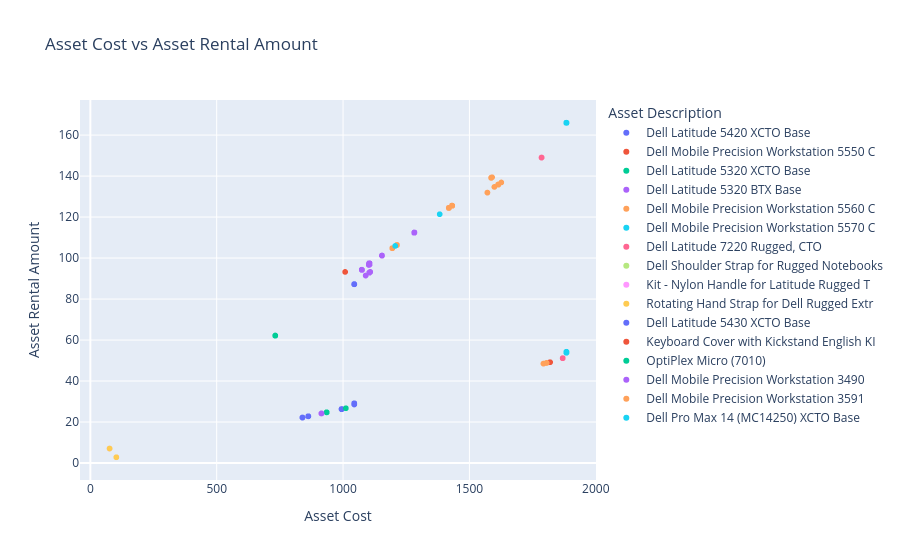

Write notebook code for a chart like this one.
### Code cell
# Asset Cost vs Asset Rental Amount
fig = px.scatter(
    df,
    x="Asset Cost",
    y="Asset Rental Amount",
    color="Asset Description",
    hover_data=["Contract Number", "Service Tag"],
    title="Asset Cost vs Asset Rental Amount"
)
fig.show()

### Figure 1 — Plotly figure (JSON) as saved in the notebook; plotly's stock layout.template omitted (floating-point values rounded to 4 significant figures; data arrays with more than 128 entries replaced by an {"elided": "..."} marker saying what was removed)
{"data": [{"customdata": [["001-6428292-275", "DXKB2F3"], ["001-6428292-275", "7SVG2F3"], ["001-6428292-275", "CNXQ2F3"], ["001-6428292-275", "FNTH2F3"], ["001-6428292-275", "CDHH2F3"], ["001-6428292-275", "GB8Q2F3"], ["001-6428292-275", "43PQ2F3"], ["001-6428292-280", "8GVY1J3"], ["001-6428292-280", "JRVY1J3"], ["001-6428292-280", "HRGJ2J3"], ["001-6428292-280", "7YQH1J3"], ["001-6428292-280", "81RH1J3"], ["001-6428292-280", "169J1J3"], ["001-6428292-283", "HTYR9K3"], ["001-6428292-283", "4X6T9K3"], ["001-6428292-283", "62NR9K3"], ["001-6428292-283", "BY3R9K3"], ["001-6428292-283", "4R6T9K3"], ["001-6428292-283", "31PS9K3"], ["001-6428292-283", "704R9K3"], ["001-6428292-283", "6DHQ9K3"], ["001-6428292-284", "HH2SGK3"], ["001-6428292-284", "47ZTGK3"], ["001-6428292-284", "9YXSGK3"], ["001-6428292-288", "9SX0PQ3"], ["001-6428292-288", "9TX0PQ3"], ["001-6428292-288", "JBYBNQ3"], ["001-6428292-288", "HXCBNQ3"], ["001-6428292-288", "6BYBNQ3"], ["001-6428292-288", "JK6BNQ3"], ["001-6428292-288", "D691PQ3"], ["001-6428292-288", "FTXBNQ3"], ["001-6428292-288", "7NKBNQ3"]], "hovertemplate": "Asset Description=Dell Latitude 5420 XCTO Base<br>Asset Cost=%{x}<br>Asset Rental Amount=%{y}<br>Contract Number=%{customdata[0]}<br>Service Tag=%{customdata[1]}<extra></extra>", "legendgroup": "Dell Latitude 5420 XCTO Base", "marker": {"color": "#636efa", "symbol": "circle"}, "mode": "markers", "name": "Dell Latitude 5420 XCTO Base", "showlegend": true, "type": "scattergl", "x": [862.4, 862.4, 862.4, 862.4, 862.6, 862.6, 862.6, 839.3, 839.3, 839.3, 839.3, 839.3, 839.3, 994.3, 994.3, 994.3, 994.3, 994.3, 994.3, 994.3, 994.3, 994.3, 994.3, 994.3, 994.3, 994.3, 995.2, 994.3, 994.3, 994.3, 994.3, 995.2, 995.2], "xaxis": "x", "y": [22.81, 22.8, 22.81, 22.8, 22.81, 22.81, 22.81, 22.2, 22.2, 22.2, 22.21, 22.21, 22.21, 26.3, 26.3, 26.3, 26.3, 26.3, 26.3, 26.3, 26.3, 26.29, 26.3, 26.3, 26.3, 26.25, 26.33, 26.3, 26.3, 26.3, 26.3, 26.33, 26.33], "yaxis": "y"}, {"customdata": [["001-6428292-278", "HJ8PZ33"], ["001-6428292-278", "BCPRZ33"], ["001-6428292-278", "8DPRZ33"]], "hovertemplate": "Asset Description=Dell Mobile Precision Workstation 5550 C<br>Asset Cost=%{x}<br>Asset Rental Amount=%{y}<br>Contract Number=%{customdata[0]}<br>Service Tag=%{customdata[1]}<extra></extra>", "legendgroup": "Dell Mobile Precision Workstation 5550 C", "marker": {"color": "#EF553B", "symbol": "circle"}, "mode": "markers", "name": "Dell Mobile Precision Workstation 5550 C", "showlegend": true, "type": "scattergl", "x": [1819, 1819, 1819], "xaxis": "x", "y": [49.19, 49.19, 49.19], "yaxis": "y"}, {"customdata": [["001-6428292-278", "50WM3B3"], ["001-6428292-278", "2YVM3B3"], ["001-6428292-278", "H0WM3B3"], ["001-6428292-278", "90WM3B3"], ["001-6428292-278", "G0WM3B3"], ["001-6428292-278", "5YVM3B3"], ["001-6428292-278", "F0WM3B3"], ["001-6428292-285", "4BXHGL3"]], "hovertemplate": "Asset Description=Dell Latitude 5320 XCTO Base<br>Asset Cost=%{x}<br>Asset Rental Amount=%{y}<br>Contract Number=%{customdata[0]}<br>Service Tag=%{customdata[1]}<extra></extra>", "legendgroup": "Dell Latitude 5320 XCTO Base", "marker": {"color": "#00cc96", "symbol": "circle"}, "mode": "markers", "name": "Dell Latitude 5320 XCTO Base", "showlegend": true, "type": "scattergl", "x": [935.1, 935.1, 935.1, 935.1, 935.1, 935.1, 935.1, 1011.0], "xaxis": "x", "y": [24.73, 24.73, 24.73, 24.73, 24.73, 24.73, 24.73, 26.73], "yaxis": "y"}, {"customdata": [["001-6428292-281", "3J17FG3"], ["001-6428292-281", "JH17FG3"], ["001-6428292-281", "6L17FG3"], ["001-6428292-281", "6XXY8G3"]], "hovertemplate": "Asset Description=Dell Latitude 5320 BTX Base<br>Asset Cost=%{x}<br>Asset Rental Amount=%{y}<br>Contract Number=%{customdata[0]}<br>Service Tag=%{customdata[1]}<extra></extra>", "legendgroup": "Dell Latitude 5320 BTX Base", "marker": {"color": "#ab63fa", "symbol": "circle"}, "mode": "markers", "name": "Dell Latitude 5320 BTX Base", "showlegend": true, "type": "scattergl", "x": [914.5, 914.5, 914.5, 914.5], "xaxis": "x", "y": [24.18, 24.18, 24.18, 24.19], "yaxis": "y"}, {"customdata": [["001-6428292-282", "DB6KZH3"], ["001-6428292-282", "5PKKZH3"], ["001-6428292-288", "F0LJPN3"], ["001-6428292-288", "JG0FQN3"], ["001-6428292-288", "FCDJPN3"], ["001-6428292-288", "60MLPN3"]], "hovertemplate": "Asset Description=Dell Mobile Precision Workstation 5560 C<br>Asset Cost=%{x}<br>Asset Rental Amount=%{y}<br>Contract Number=%{customdata[0]}<br>Service Tag=%{customdata[1]}<extra></extra>", "legendgroup": "Dell Mobile Precision Workstation 5560 C", "marker": {"color": "#FFA15A", "symbol": "circle"}, "mode": "markers", "name": "Dell Mobile Precision Workstation 5560 C", "showlegend": true, "type": "scattergl", "x": [1793.0, 1793.0, 1805.0, 1805.0, 1805.0, 1805.0], "xaxis": "x", "y": [48.51, 48.51, 48.82, 48.82, 48.85, 48.82], "yaxis": "y"}, {"customdata": [["001-6428292-289", "12X7RQ3"], ["001-6428292-290", "H1Z5LR3"], ["001-6428292-290", "7FL5LR3"], ["001-6428292-290", "26P6LR3"], ["001-6428292-290", "B0Z5LR3"], ["001-6428292-290", "BDL5LR3"], ["001-6428292-293", "6CWX0T3"], ["001-6428292-293", "75FM1T3"], ["001-6428292-293", "88ZM1T3"], ["001-6428292-293", "C3ZM1T3"], ["001-6428292-293", "FS4N1T3"], ["001-6428292-293", "602Y0T3"], ["001-6428292-297", "112P5X3"], ["001-6428292-297", "1D7P5X3"], ["001-6428292-297", "1XPN5X3"], ["001-6428292-297", "2SPN5X3"], ["001-6428292-297", "3MLP5X3"], ["001-6428292-297", "48WN5X3"], ["001-6428292-297", "497P5X3"], ["001-6428292-297", "4TPN5X3"], ["001-6428292-297", "5WPN5X3"], ["001-6428292-297", "66WN5X3"], ["001-6428292-297", "7HWN5X3"], ["001-6428292-297", "7NYP5X3"], ["001-6428292-297", "7PLP5X3"], ["001-6428292-297", "8VPN5X3"], ["001-6428292-297", "C5WN5X3"], ["001-6428292-297", "CHWN5X3"], ["001-6428292-297", "CWPN5X3"], ["001-6428292-297", "DTPN5X3"], ["001-6428292-297", "FSPN5X3"], ["001-6428292-297", "FZ1P5X3"], ["001-6428292-297", "G97P5X3"], ["001-6428292-297", "H5WN5X3"], ["001-6428292-297", "HMYP5X3"], ["001-6428292-297", "HXPN5X3"], ["001-6428292-297", "16SP5X3"], ["001-6428292-297", "1PLP5X3"], ["001-6428292-297", "3XRP5X3"], ["001-6428292-297", "42JN5X3"], ["001-6428292-297", "4HYP5X3"], ["001-6428292-297", "4SPN5X3"], ["001-6428292-297", "5B7P5X3"], ["001-6428292-297", "5J7P5X3"], ["001-6428292-297", "7CLP5X3"], ["001-6428292-297", "854Q5X3"], ["001-6428292-297", "8T9Q5X3"], ["001-6428292-297", "B1FP5X3"], ["001-6428292-297", "B7WN5X3"], ["001-6428292-297", "BLLP5X3"], ["001-6428292-297", "BZRP5X3"], ["001-6428292-297", "C34Q5X3"], ["001-6428292-297", "DHYP5X3"], ["001-6428292-297", "DKVQ5X3"], ["001-6428292-297", "GXRP5X3"], ["001-6428292-297", "H6WN5X3"], ["001-6428292-297", "HGYP5X3"], ["001-6428292-297", "HTDP5X3"], ["001-6428292-297", "JGWN5X3"], ["001-6428292-297", "JVPN5X3"]], "hovertemplate": "Asset Description=Dell Mobile Precision Workstation 5570 C<br>Asset Cost=%{x}<br>Asset Rental Amount=%{y}<br>Contract Number=%{customdata[0]}<br>Service Tag=%{customdata[1]}<extra></extra>", "legendgroup": "Dell Mobile Precision Workstation 5570 C", "marker": {"color": "#19d3f3", "symbol": "circle"}, "mode": "markers", "name": "Dell Mobile Precision Workstation 5570 C", "showlegend": true, "type": "scattergl", "x": [1884, 1884, 1884, 1884, 1884, 1884, 1884, 1884, 1884, 1884, 1884, 1884, 1884, 1884, 1884, 1884, 1884, 1884, 1884, 1884, 1884, 1884, 1884, 1884, 1884, 1884, 1884, 1884, 1884, 1884, 1884, 1884, 1884, 1884, 1884, 1884, 1884, 1884, 1884, 1884, 1884, 1884, 1884, 1884, 1884, 1884, 1884, 1884, 1884, 1884, 1884, 1884, 1884, 1884, 1884, 1884, 1884, 1884, 1884, 1884], "xaxis": "x", "y": [53.8, 53.8, 53.8, 53.8, 53.8, 53.8, 54.28, 54.28, 54.28, 54.28, 54.28, 54.29, 166.0, 166.0, 166.0, 166.0, 166.0, 166.0, 166.0, 166.0, 166.0, 166.0, 166.0, 166.0, 166.0, 166.0, 166.0, 166.0, 166.0, 166.0, 166.0, 166.0, 166.0, 166.0, 166.0, 166.0, 166.0, 166.0, 166.0, 166.0, 166.0, 166.0, 166.0, 166.0, 166.0, 166.0, 166.0, 166.0, 166.0, 166.0, 166.0, 166.0, 166.0, 166.0, 166.0, 166.0, 166.0, 166.0, 166.0, 166.0], "yaxis": "y"}, {"customdata": [["001-6428292-291", "H2KYDD3"], ["001-6428292-291", "13KYDD3"], ["001-6428292-291", "82KYDD3"], ["001-6428292-291", "J2KYDD3"], ["001-6428292-291", "D2KYDD3"], ["001-6428292-295", "83G8FD3"], ["001-6428292-295", "B3G8FD3"], ["001-6428292-295", "D3G8FD3"], ["001-6428292-295", "F3G8FD3"]], "hovertemplate": "Asset Description=Dell Latitude 7220 Rugged, CTO<br>Asset Cost=%{x}<br>Asset Rental Amount=%{y}<br>Contract Number=%{customdata[0]}<br>Service Tag=%{customdata[1]}<extra></extra>", "legendgroup": "Dell Latitude 7220 Rugged, CTO", "marker": {"color": "#FF6692", "symbol": "circle"}, "mode": "markers", "name": "Dell Latitude 7220 Rugged, CTO", "showlegend": true, "type": "scattergl", "x": [1869.0, 1869.0, 1869.0, 1869.0, 1869.0, 1785.0, 1785.0, 1785.0, 1785.0], "xaxis": "x", "y": [51.15, 51.15, 51.15, 51.15, 51.15, 149.0, 149.0, 149.0, 149.0], "yaxis": "y"}, {"customdata": [["001-6428292-291", null], ["001-6428292-295", null]], "hovertemplate": "Asset Description=Dell Shoulder Strap for Rugged Notebooks<br>Asset Cost=%{x}<br>Asset Rental Amount=%{y}<br>Contract Number=%{customdata[0]}<br>Service Tag=%{customdata[1]}<extra></extra>", "legendgroup": "Dell Shoulder Strap for Rugged Notebooks", "marker": {"color": "#B6E880", "symbol": "circle"}, "mode": "markers", "name": "Dell Shoulder Strap for Rugged Notebooks", "showlegend": true, "type": "scattergl", "x": [102.9, 75.98], "xaxis": "x", "y": [2.82, 7.07], "yaxis": "y"}, {"customdata": [["001-6428292-291", null], ["001-6428292-295", null]], "hovertemplate": "Asset Description=Kit - Nylon Handle for Latitude Rugged T<br>Asset Cost=%{x}<br>Asset Rental Amount=%{y}<br>Contract Number=%{customdata[0]}<br>Service Tag=%{customdata[1]}<extra></extra>", "legendgroup": "Kit - Nylon Handle for Latitude Rugged T", "marker": {"color": "#FF97FF", "symbol": "circle"}, "mode": "markers", "name": "Kit - Nylon Handle for Latitude Rugged T", "showlegend": true, "type": "scattergl", "x": [102.9, 75.98], "xaxis": "x", "y": [2.82, 7.07], "yaxis": "y"}, {"customdata": [["001-6428292-291", null], ["001-6428292-295", null]], "hovertemplate": "Asset Description=Rotating Hand Strap for Dell Rugged Extr<br>Asset Cost=%{x}<br>Asset Rental Amount=%{y}<br>Contract Number=%{customdata[0]}<br>Service Tag=%{customdata[1]}<extra></extra>", "legendgroup": "Rotating Hand Strap for Dell Rugged Extr", "marker": {"color": "#FECB52", "symbol": "circle"}, "mode": "markers", "name": "Rotating Hand Strap for Dell Rugged Extr", "showlegend": true, "type": "scattergl", "x": [102.9, 75.98], "xaxis": "x", "y": [2.82, 7.09], "yaxis": "y"}, {"customdata": {"elided": "178x2 str values"}, "hovertemplate": "Asset Description=Dell Latitude 5430 XCTO Base<br>Asset Cost=%{x}<br>Asset Rental Amount=%{y}<br>Contract Number=%{customdata[0]}<br>Service Tag=%{customdata[1]}<extra></extra>", "legendgroup": "Dell Latitude 5430 XCTO Base", "marker": {"color": "#636efa", "symbol": "circle"}, "mode": "markers", "name": "Dell Latitude 5430 XCTO Base", "showlegend": true, "type": "scattergl", "x": {"elided": "178 float values"}, "xaxis": "x", "y": {"elided": "178 float values"}, "yaxis": "y"}, {"customdata": [["001-6428292-295", null]], "hovertemplate": "Asset Description=Keyboard Cover with Kickstand English KI<br>Asset Cost=%{x}<br>Asset Rental Amount=%{y}<br>Contract Number=%{customdata[0]}<br>Service Tag=%{customdata[1]}<extra></extra>", "legendgroup": "Keyboard Cover with Kickstand English KI", "marker": {"color": "#EF553B", "symbol": "circle"}, "mode": "markers", "name": "Keyboard Cover with Kickstand English KI", "showlegend": true, "type": "scattergl", "x": [1008.0], "xaxis": "x", "y": [93.24], "yaxis": "y"}, {"customdata": [["001-6428292-298", "7NZHWX3"], ["001-6428292-298", "8NZHWX3"], ["001-6428292-298", "9NZHWX3"], ["001-6428292-298", "BNZHWX3"], ["001-6428292-298", "CNZHWX3"], ["001-6428292-298", "DNZHWX3"], ["001-6428292-298", "FNZHWX3"], ["001-6428292-298", "GNZHWX3"]], "hovertemplate": "Asset Description=OptiPlex Micro (7010)<br>Asset Cost=%{x}<br>Asset Rental Amount=%{y}<br>Contract Number=%{customdata[0]}<br>Service Tag=%{customdata[1]}<extra></extra>", "legendgroup": "OptiPlex Micro (7010)", "marker": {"color": "#00cc96", "symbol": "circle"}, "mode": "markers", "name": "OptiPlex Micro (7010)", "showlegend": true, "type": "scattergl", "x": [731.7, 731.7, 731.7, 731.7, 731.7, 731.7, 731.7, 731.7], "xaxis": "x", "y": [62.18, 62.18, 62.18, 62.18, 62.18, 62.18, 62.18, 62.18], "yaxis": "y"}, {"customdata": {"elided": "1160x2 str values"}, "hovertemplate": "Asset Description=Dell Mobile Precision Workstation 3490<br>Asset Cost=%{x}<br>Asset Rental Amount=%{y}<br>Contract Number=%{customdata[0]}<br>Service Tag=%{customdata[1]}<extra></extra>", "legendgroup": "Dell Mobile Precision Workstation 3490", "marker": {"color": "#ab63fa", "symbol": "circle"}, "mode": "markers", "name": "Dell Mobile Precision Workstation 3490", "showlegend": true, "type": "scattergl", "x": {"elided": "1160 float values"}, "xaxis": "x", "y": {"elided": "1160 float values"}, "yaxis": "y"}, {"customdata": {"elided": "246x2 str values"}, "hovertemplate": "Asset Description=Dell Mobile Precision Workstation 3591<br>Asset Cost=%{x}<br>Asset Rental Amount=%{y}<br>Contract Number=%{customdata[0]}<br>Service Tag=%{customdata[1]}<extra></extra>", "legendgroup": "Dell Mobile Precision Workstation 3591", "marker": {"color": "#FFA15A", "symbol": "circle"}, "mode": "markers", "name": "Dell Mobile Precision Workstation 3591", "showlegend": true, "type": "scattergl", "x": {"elided": "246 float values"}, "xaxis": "x", "y": {"elided": "246 float values"}, "yaxis": "y"}, {"customdata": [["001-6428292-308", "CMDK184"], ["001-6428292-308", "FRHTZ84"]], "hovertemplate": "Asset Description=Dell Pro Max 14 (MC14250) XCTO Base<br>Asset Cost=%{x}<br>Asset Rental Amount=%{y}<br>Contract Number=%{customdata[0]}<br>Service Tag=%{customdata[1]}<extra></extra>", "legendgroup": "Dell Pro Max 14 (MC14250) XCTO Base", "marker": {"color": "#19d3f3", "symbol": "circle"}, "mode": "markers", "name": "Dell Pro Max 14 (MC14250) XCTO Base", "showlegend": true, "type": "scattergl", "x": [1382.0, 1206.0], "xaxis": "x", "y": [121.4, 105.9], "yaxis": "y"}], "layout": {"legend": {"title": {"text": "Asset Description"}, "tracegroupgap": 0}, "title": {"text": "Asset Cost vs Asset Rental Amount"}, "xaxis": {"anchor": "y", "domain": [0, 1], "title": {"text": "Asset Cost"}}, "yaxis": {"anchor": "x", "domain": [0, 1], "title": {"text": "Asset Rental Amount"}}}}
